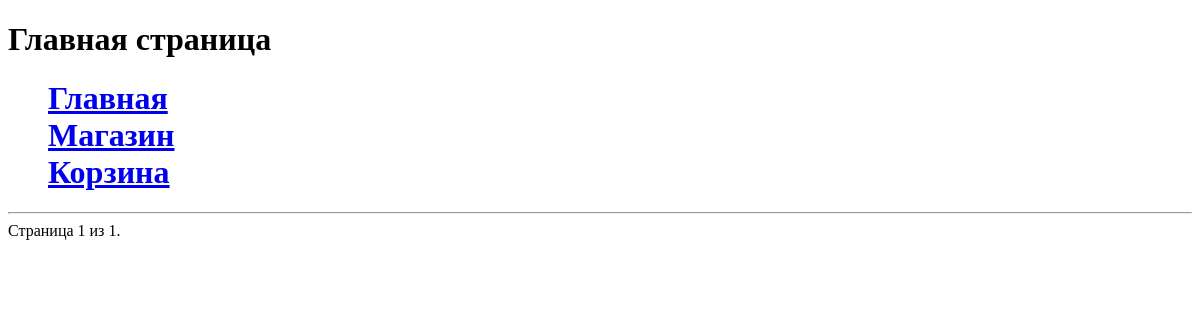
The page /platform/?page=2 on the database as committed earlier.
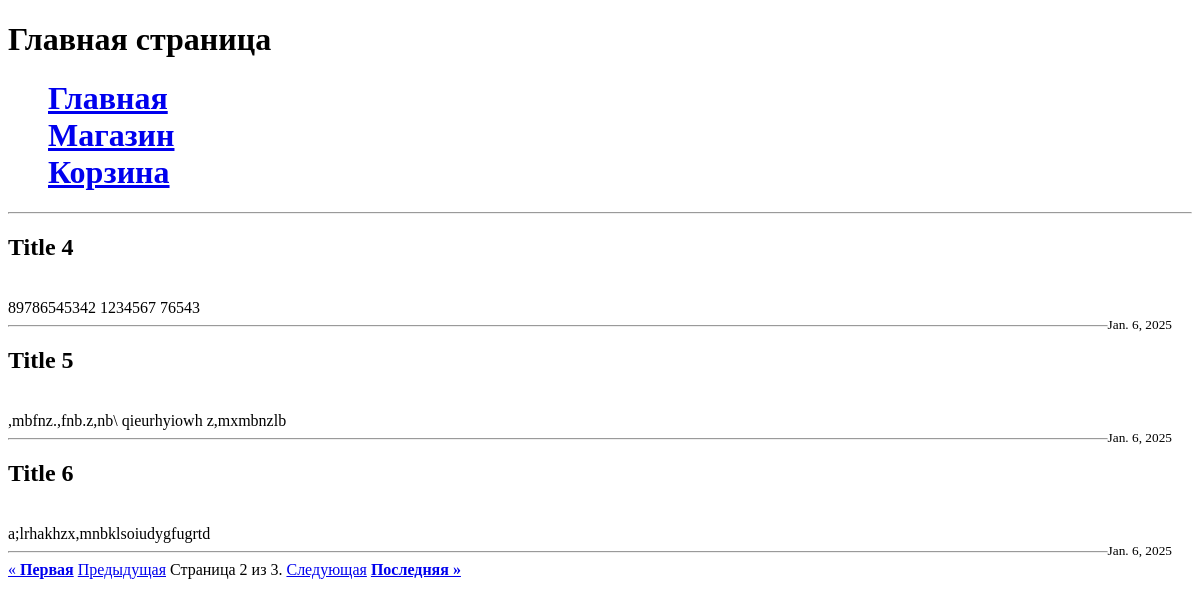
The same page on the database as committed later.
### task1/models.py (models this page shows, shortened)
class News(models.Model):
    title = models.CharField(max_length=100)
    contet = models.TextField()
    date = models.DateField(auto_now_add=True)

### task1/views.py (the view)
# urls.py: path('platform/', main_page),
def main_page(request):
    news = News.objects.all()
    paginator = Paginator(news,3)
    page_number = request.GET.get('page')
    page_news = paginator.get_page(page_number)
    return render(request, 'news.html', {'page_news':page_news})

### templates/news.html
{% extends 'menu.html' %}
{% block pagename %}<h1>{{ block.super }}</h1>{% endblock %}
{% block content %}
    <hr>
    {% for new in page_news %}
        <h2>{{ new.title }}</h2>
        <br>
        {{ new.contet }}
        <br>
        <small style="float: right; margin-right: 20px;">{{ new.date }}</small>
        <hr>
    {% endfor %}
    <div class="pagination">
        <span class="step-links">
            {% if page_news.has_previous %}
                <a href="?page=1">&laquo; <b>Первая</b></a>
                <a href="?page={{ page_news.previous_page_number }}">Предыдущая</a>
            {% endif %}
            <span class="current">
                Страница {{ page_news.number }} из {{ page_news.paginator.num_pages }}.
            </span>
            {% if page_news.has_next %}
                <a href="?page={{ page_news.next_page_number }}">Следующая</a>
                <a href="?page={{ page_news.paginator.num_pages }}"><b>Последняя &raquo;</b></a>
            {% endif %}
        </span>
    </div>
{% endblock %}

Rows that differ between the two databases and show on the page:
added News: title "Title 4", contet "89786545342 1234567 76543", date "Jan. 6, 2025"
added News: title "Title 5", contet ",mbfnz.,fnb.z,nb\\ qieurhyiowh z,mxmbnzlb", date "Jan. 6, 2025"
added News: title "Title 6", contet "a;lrhakhzx,mnbklsoiudygfugrtd", date "Jan. 6, 2025"
Other text that changed with them:
{{ page_news.number }}: "1" → "2"
{{ page_news.paginator.num_pages }}: "1" → "3"
text now shown: "« Первая Предыдущая Следующая Последняя »"
